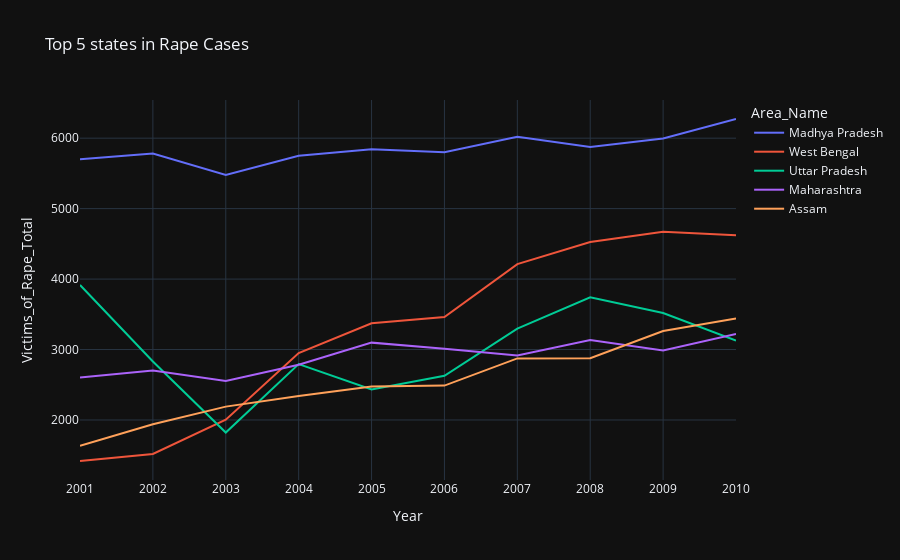

Notebook cell for this chart:
### Code cell
fig = px.line(ntop, x = 'Year', y = 'Victims_of_Rape_Total', color = 'Area_Name',title = 'Top 5 states in Rape Cases')
fig.layout.template = 'plotly_dark'
fig.show()

### Figure 1 — Plotly figure (JSON) as saved in the notebook; plotly's stock layout.template omitted (floating-point values rounded to 4 significant figures)
{"data": [{"hovertemplate": "Area_Name=Madhya Pradesh<br>Year=%{x}<br>Victims_of_Rape_Total=%{y}<extra></extra>", "legendgroup": "Madhya Pradesh", "line": {"color": "#636efa", "dash": "solid"}, "marker": {"symbol": "circle"}, "mode": "lines", "name": "Madhya Pradesh", "orientation": "v", "showlegend": true, "type": "scatter", "x": [2001, 2002, 2003, 2004, 2005, 2006, 2007, 2008, 2009, 2010], "xaxis": "x", "y": [5702, 5782, 5476, 5750, 5842, 5800, 6020, 5874, 5996, 6272], "yaxis": "y"}, {"hovertemplate": "Area_Name=West Bengal<br>Year=%{x}<br>Victims_of_Rape_Total=%{y}<extra></extra>", "legendgroup": "West Bengal", "line": {"color": "#EF553B", "dash": "solid"}, "marker": {"symbol": "circle"}, "mode": "lines", "name": "West Bengal", "orientation": "v", "showlegend": true, "type": "scatter", "x": [2001, 2002, 2003, 2004, 2005, 2006, 2007, 2008, 2009, 2010], "xaxis": "x", "y": [1418, 1518, 2004, 2950, 3372, 3462, 4212, 4526, 4672, 4622], "yaxis": "y"}, {"hovertemplate": "Area_Name=Uttar Pradesh<br>Year=%{x}<br>Victims_of_Rape_Total=%{y}<extra></extra>", "legendgroup": "Uttar Pradesh", "line": {"color": "#00cc96", "dash": "solid"}, "marker": {"symbol": "circle"}, "mode": "lines", "name": "Uttar Pradesh", "orientation": "v", "showlegend": true, "type": "scatter", "x": [2001, 2002, 2003, 2004, 2005, 2006, 2007, 2008, 2009, 2010], "xaxis": "x", "y": [3916, 2830, 1822, 2794, 2434, 2628, 3296, 3742, 3518, 3126], "yaxis": "y"}, {"hovertemplate": "Area_Name=Maharashtra<br>Year=%{x}<br>Victims_of_Rape_Total=%{y}<extra></extra>", "legendgroup": "Maharashtra", "line": {"color": "#ab63fa", "dash": "solid"}, "marker": {"symbol": "circle"}, "mode": "lines", "name": "Maharashtra", "orientation": "v", "showlegend": true, "type": "scatter", "x": [2001, 2002, 2003, 2004, 2005, 2006, 2007, 2008, 2009, 2010], "xaxis": "x", "y": [2604, 2704, 2552, 2784, 3098, 3012, 2914, 3134, 2986, 3222], "yaxis": "y"}, {"hovertemplate": "Area_Name=Assam<br>Year=%{x}<br>Victims_of_Rape_Total=%{y}<extra></extra>", "legendgroup": "Assam", "line": {"color": "#FFA15A", "dash": "solid"}, "marker": {"symbol": "circle"}, "mode": "lines", "name": "Assam", "orientation": "v", "showlegend": true, "type": "scatter", "x": [2001, 2002, 2003, 2004, 2005, 2006, 2007, 2008, 2009, 2010], "xaxis": "x", "y": [1634, 1940, 2190, 2342, 2476, 2488, 2874, 2876, 3262, 3442], "yaxis": "y"}], "layout": {"legend": {"title": {"text": "Area_Name"}, "tracegroupgap": 0}, "title": {"text": "Top 5 states in Rape Cases"}, "xaxis": {"anchor": "y", "domain": [0, 1], "title": {"text": "Year"}}, "yaxis": {"anchor": "x", "domain": [0, 1], "title": {"text": "Victims_of_Rape_Total"}}}}
